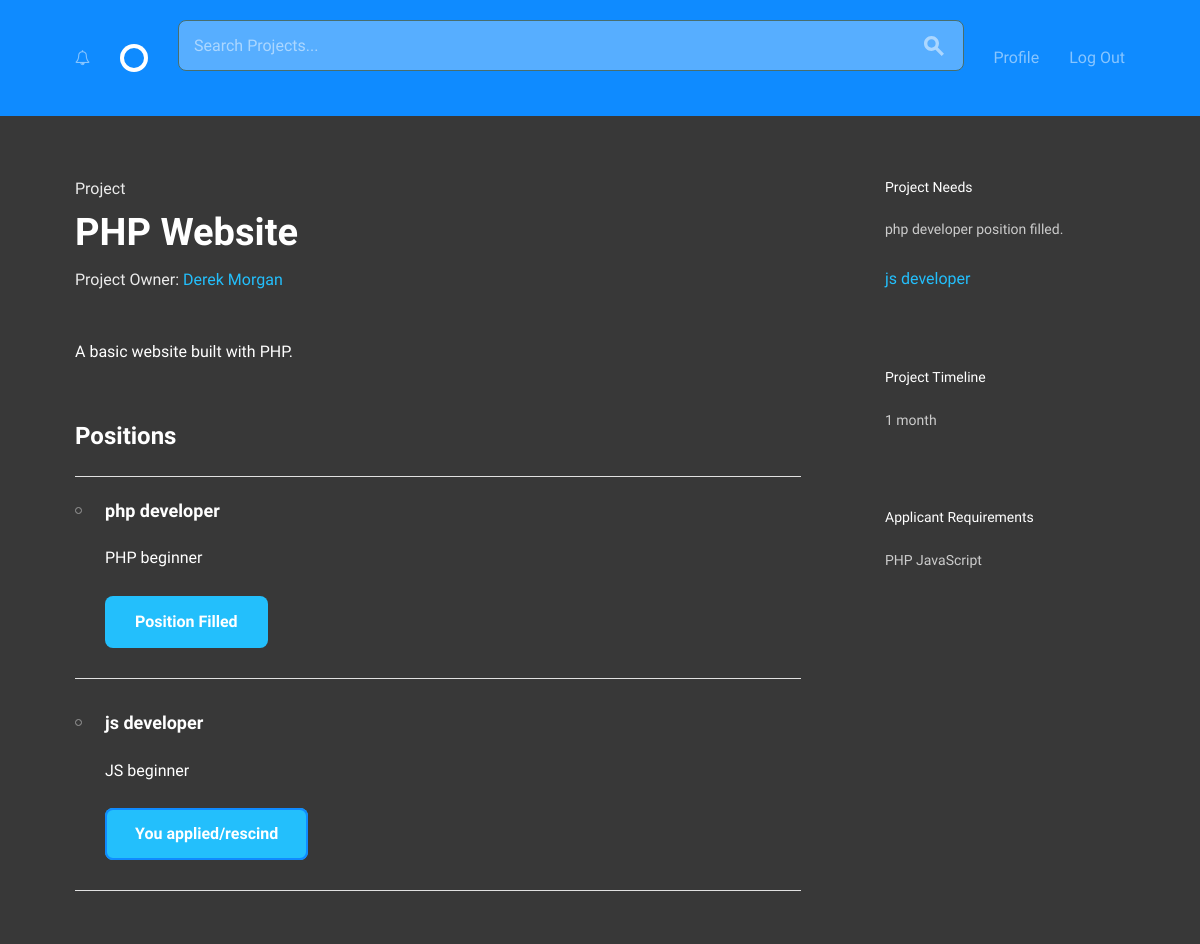
Screenshot of /project/2/ (signed in) with the database file from the repository.
### stb_app/models.py (models this page shows)
class Project(models.Model):
    project_title = models.CharField(max_length=50)
    project_owned_by = models.ForeignKey(settings.AUTH_USER_MODEL,
                                         on_delete=models.CASCADE,
                                         related_name="project_owner")
    project_description = models.TextField()
    project_timeline = models.TextField()
    project_application = models.TextField()

class UserProfile(models.Model):
    name = models.CharField(max_length=50)
    user = models.OneToOneField(settings.AUTH_USER_MODEL,
                                on_delete=models.CASCADE,
                                related_name="user_profile")
    bio = models.TextField(max_length=250, default="")
    avatar = models.ImageField(default='default.jpg',
                               upload_to='profile_pictures')
    skills = models.ManyToManyField("Skill",
                                    related_name="user_skills")
    projects = models.ManyToManyField("Project",
                                      related_name="user_projects")

class Position(models.Model):
    position_name = models.CharField(max_length=50)
    position_description = models.TextField()
    project = models.ForeignKey(Project,
                                on_delete=models.CASCADE,
                                related_name="project_position")
    position_filled = models.ForeignKey(User,
                                        on_delete=models.CASCADE,
                                        related_name="position_filled_by",
                                        blank=True,
                                        null=True)

### stb_app/views.py (the view, shortened to what this page needs)
# urls.py: path('project/<int:project_pk>/', views.project, name='project'),
def project(request, project_pk, position_pk=None, choice=None):
    try:
        profile = models.UserProfile.objects.get(
            user=request.user,
        )
    except models.UserProfile.DoesNotExist:
        profile = None
    project = get_object_or_404(models.Project, pk=project_pk)
    context = {'project': project, 'profile': profile}
    return render(request, 'stb_app/project.html', context)

### stb_app/templatetags/template_tags.py (called while the page is built)
@register.inclusion_tag('stb_app/notification_icon.html')
def is_notify(user):
    notification = models.Notification.objects.filter(
        notifying=user,
        seen=False)
    if notification:
        to_notify = True
        count = notification.count()
    else:
        to_notify = False
        count = 0
    return {'to_notify': to_notify, 'count': count}

@register.simple_tag
def applied(applications, user):
    user_list = []
    for application in applications:
        user_list.append(application.applicant)
    if user in user_list:
        return True
    else:
        return False

### stb_app/templates/stb_app/project.html (shortened to what this page needs)
{% extends 'stb_app/layout.html' %}
{% load template_tags %}
{% block body %}
  <div class="bounds circle--page circle--article">
    <div class="grid-70">
      <div class="circle--article--header">
        <h4 class="circle--article--section">Project</h4>
        <h1 class="circle--article--title">{{ project.project_title }}</h1>
        <p class="circle--article--byline">Project Owner:
          <a style="text-decoration: none;" href="{% url 'social_team_builder:profile' pk=project.project_owned_by.user_profile.id %}">{{ project.project_owned_by.user_profile.name }}</a></p>
      </div>
      <div class="circle--article--body">
        <p>{{ project.project_description }}</p>
      </div>
      <div class="circle--project--positions">
        <h2>Positions</h2>
        <ul class="circle--group--list">
          {% for position in project.project_position.all %}
          <li>
            <h3>{{ position.position_name }}</h3>
            <p>{{ position.position_description }}</p>
            {% if position.position_filled %}
              {% if project.project_owned_by != user %}
                <a class="button button-primary button-inactive">Position Filled</a>
              {% else %}
                <a href="{% url 'social_team_builder:project_position' project_pk=project.pk position_pk=position.id choice='undo' %}" class="button button-primary">Position Filled/undo</a>
              {% endif %}
            {% else %}
              {% if project.project_owned_by != user %}
                {% applied applications=position.application_position.all user=user as did_apply %}
                {% if did_apply %}
                  <a href="{% url 'social_team_builder:project_position' position_pk=position.id choice='rescind' project_pk=project.pk %}" class="button button-primary">You applied/rescind</a>
                {% else %}
                  {% if user.is_authenticated and profile %}
                    <a href="{% url 'social_team_builder:project_position' position_pk=position.id choice='apply' project_pk=project.pk %}" class="button button-primary">Apply</a>
                  {% else %}
                    <a class="button button-primary button-inactive">Position Not Filled</a>
                  {% endif %}
                {% endif %}
              {% else %}
                  <a class="button button-primary button-inactive">Position Not Filled</a>
              {% endif %}
            {% endif %}
          </li>
          {% endfor %}
        </ul>
      </div>
    </div>
    <div class="grid-25 grid-push-5">
      <div class="circle--secondary--module">
        <h3>Project Needs</h3>
        <ul class="circle--link--list">
          {% for position in project.project_position.all %}
            {% if not position.position_filled %}
              <li><a>{{ position.position_name }}</a></li>
            {% else %}
              <p>{{ position.position_name }} position filled.</p>
            {% endif %}
          {% endfor %}
        </ul>
      </div>
      <div class="circle--secondary--module">
        <h3>Project Timeline</h3>
        <p>{{ project.project_timeline }}</p>
      </div>
      <div class="circle--secondary--module">
        <h3>Applicant Requirements</h3>
        <p>{{ project.project_application }}</p>
      </div>
    </div>
  </div>
{% endblock %}

### stb_app/static/stb_app/css/global.css (style rules this page uses)
html { font-family: sans-serif; -ms-text-size-adjust: 100%; -webkit-text-size-adjust: 100%; }
h1 { font-size: 2em; margin: 0.67em 0; }
html { font-size: 62.5%; }
body { font-size: 1.5em; line-height: 1.6; font-weight: 400; font-family: "Cousine"; color: #cccccc; }
.bounds { max-width: 1080px; margin: 0 auto; }
.grid, .grid-5, .grid-10, .grid-15, .grid-20, .grid-25, .grid-30, .grid-33, .grid-35, .grid-40, .grid-45, .grid-50, .grid-55, .grid-60, .grid-65, .grid-66, .grid-70, .grid-75, .grid-80, .grid-90, .grid-95, .grid-100 { float: left; box-sizing: border-box; position: relative; }
.grid-push-5 { left: 5%; }
.grid-25 { width: 25%; padding: 0 15px; }
.grid-70 { width: 70%; padding: 0 15px; }
h1 { font-size: 3.8rem; }
h2 { font-size: 2.4rem; }
h3 { font-size: 1.8rem; }
h4 { font-size: 1.6rem; }
@media (min-width: 550px) { h1 { font-size: 3.8rem; } }
@media (min-width: 550px) { h2 { font-size: 2.4rem; } }
@media (min-width: 550px) { h3 { font-size: 1.8rem; } }
@media (min-width: 550px) { h4 { font-size: 1.6rem; } }
p { margin-top: 0; font-size: 1.6rem; }
a { color: #689b98; -webkit-transition: color 0.2s; -moz-transition: color 0.2s; -ms-transition: color 0.2s; -o-transition: color 0.2s; transition: color 0.2s; }
.button, button, input[type="submit"], input[type="reset"], input[type="button"] { font-family: "Work Sans", sans-serif; font-size: 1.6rem; padding: 18px 30px; border: 0; margin-right: 10px; border-radius: 8px; font-weight: bold; display: inline-block; white-space: nowrap; box-sizing: border-box; line-height: 1; text-decoration: none; color: #ffffff; background: none; box-shadow: 0 0 0 2px #0f8bff inset; */ position: relative; -webkit-transition: 0.2s; -moz-transition: 0.2s; -ms-transition: 0.2s; -o-transition: 0.2s; transition: 0.2s; }
.button { cursor: pointer; }
.button.button-inactive, .button.button-inactive:hover, .button.button-inactive:focus, button.button-inactive:hover, button.button-inactive:focus, input[type="submit"].button-inactive, input[type="reset"].button-inactive, input[type="button"].button-inactive, input[type="submit"].button-inactive:hover, input[type="submit"].button-inactive:focus, input[type="reset"].button-inactive:hover, input[type="reset"].button-inactive:focus, input[type="button"].button-inactive:hover, input[type="button"].button-inactive:focus, button.button-inactive { color: #fff; background-color: #cccccc; box-shadow: none; }
ul { list-style: circle inside; }
ul { padding-left: 0; margin-top: 0; }
li { margin-bottom: 1rem; font-size: 1.6rem; }
button, .button { margin-bottom: 1rem; }
pre, blockquote, dl, figure, table, p, ul, ol, form { margin-bottom: 2.5rem; }
.circle--link--list { list-style-type: none; }
.circle--link--list a { text-decoration: none; }
.circle--group--list li { border-bottom: 1px solid #e1e1e1; padding: 2rem 0 2rem 3rem; }
.circle--group--list li:before { content: ""; float: left; margin: 10px 0 0 -30px; width: 5px; height: 5px; border: 1px solid #999; border-radius: 10px; display: block; }
.circle--article--header { margin-bottom: 50px; }
.circle--article--header h1 { margin-bottom: 10px; }
.circle--article--section { margin: 0; font-weight: normal; color: #ebebeb; }
.circle--article--byline { margin: 0; line-height: 1; font-size: 1.6rem; color: #ebebeb; }
.circle--secondary--module { margin-bottom: 50px; }
.circle--secondary--module:before, .circle--secondary--module:after { content: " "; display: table; }
.circle--secondary--module:after { clear: both; }
.circle--secondary--module p { font-size: 1.4rem; color: #cccccc; }
.circle--page { margin-bottom: 100px; }
.circle--page:before, .circle--page:after { content: " "; display: table; }
.circle--page:after { clear: both; }
.circle--article { padding-top: 30px; }
.circle--article--body { line-height: 1.8; margin-bottom: 50px; }

### rows the page displays
Project: project_title "PHP Website", project_owned_by.user_profile.name "Derek Morgan", project_description "A basic website built with PHP.", project_timeline "1 month", project_application "PHP JavaScript"
Position: position_name "php developer", position_description "PHP beginner", shows "Position Filled"
Position: position_name "js developer", position_description "JS beginner", shows "You applied/rescind"
